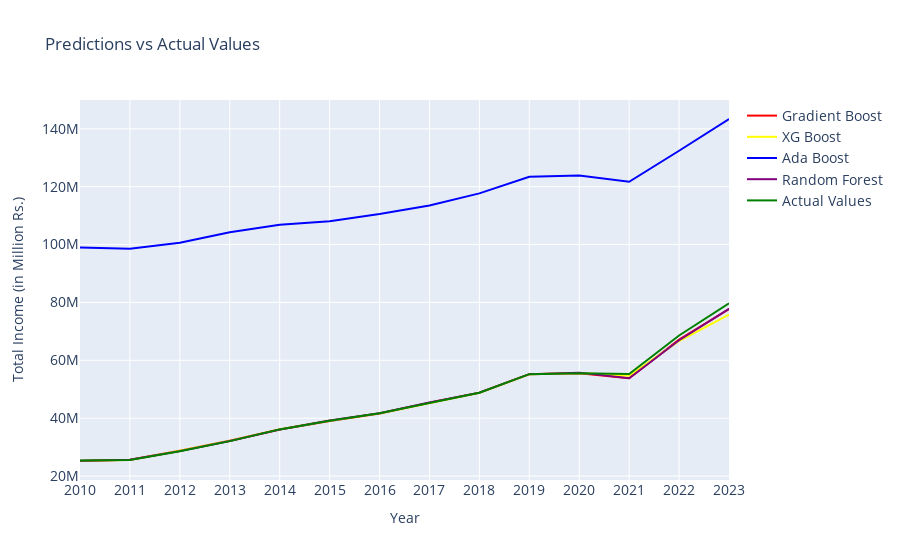

Notebook source saved alongside this figure:
### Code cell
plot_lis=[]
title_lis=['Gradient Boost', 'XG Boost', 'AdaBoost', 'Random Forest']

for pa in plot_df:
    grouped_data = pa.groupby('Year').agg({'Prediction': 'sum', 'Actual Values': 'sum'}).reset_index()
    plot_lis.append(grouped_data)

# Create traces for Prediction and Actual Values
trace_gbr = go.Scatter(x=plot_lis[0]['Year'], y=plot_lis[0]['Prediction'], mode='lines', name='Gradient Boost', line=dict(color='red'))
trace_xgr = go.Scatter(x=plot_lis[1]['Year'], y=plot_lis[1]['Prediction'], mode='lines', name='XG Boost', line=dict(color='yellow'))
trace_ada = go.Scatter(x=plot_lis[2]['Year'], y=plot_lis[2]['Prediction'], mode='lines', name='Ada Boost', line=dict(color='blue'))
trace_rfr = go.Scatter(x=plot_lis[3]['Year'], y=plot_lis[3]['Prediction'], mode='lines', name='Random Forest', line=dict(color='purple'))

trace_actual = go.Scatter(x=plot_lis[0]['Year'], y=plot_lis[0]['Actual Values'], mode='lines', name='Actual Values', line=dict(color='green'))

# Create the figure and specify layout
fig = go.Figure([trace_gbr, trace_xgr, trace_ada, trace_rfr, trace_actual])
fig.update_layout(
    title='Predictions vs Actual Values',
    xaxis=dict(title='Year', tickfont=dict(size=14)),
    yaxis=dict(title='Total Income (in Million Rs.)', tickfont=dict(size=14)),
    legend=dict(font=dict(size=14))
)

### Figure 1 — Plotly figure (JSON) as saved in the notebook; plotly's stock layout.template omitted (floating-point values rounded to 4 significant figures)
{"data": [{"line": {"color": "red"}, "mode": "lines", "name": "Gradient Boost", "type": "scatter", "x": ["2010", "2011", "2012", "2013", "2014", "2015", "2016", "2017", "2018", "2019", "2020", "2021", "2022", "2023"], "y": [25220000.0, 25690000.0, 28780000.0, 32250000.0, 36100000.0, 39000000.0, 41640000.0, 45340000.0, 48780000.0, 55220000.0, 55540000.0, 53810000.0, 67140000.0, 77720000.0]}, {"line": {"color": "yellow"}, "mode": "lines", "name": "XG Boost", "type": "scatter", "x": ["2010", "2011", "2012", "2013", "2014", "2015", "2016", "2017", "2018", "2019", "2020", "2021", "2022", "2023"], "y": [25340602, 25521274, 28770076, 32211780, 36210848, 39145580, 41649480, 45208840, 48762020, 55164556, 55599200, 54635468, 66675812, 75819304]}, {"line": {"color": "blue"}, "mode": "lines", "name": "Ada Boost", "type": "scatter", "x": ["2010", "2011", "2012", "2013", "2014", "2015", "2016", "2017", "2018", "2019", "2020", "2021", "2022", "2023"], "y": [99030000.0, 98520000.0, 100600000.0, 104200000.0, 106800000.0, 108000000.0, 110600000.0, 113500000.0, 117700000.0, 123400000.0, 123800000.0, 121700000.0, 132400000.0, 143400000.0]}, {"line": {"color": "purple"}, "mode": "lines", "name": "Random Forest", "type": "scatter", "x": ["2010", "2011", "2012", "2013", "2014", "2015", "2016", "2017", "2018", "2019", "2020", "2021", "2022", "2023"], "y": [25280000.0, 25620000.0, 28630000.0, 32160000.0, 36110000.0, 39200000.0, 41720000.0, 45430000.0, 48840000.0, 55230000.0, 55750000.0, 53810000.0, 66930000.0, 77810000.0]}, {"line": {"color": "green"}, "mode": "lines", "name": "Actual Values", "type": "scatter", "x": ["2010", "2011", "2012", "2013", "2014", "2015", "2016", "2017", "2018", "2019", "2020", "2021", "2022", "2023"], "y": [25350000.0, 25550000.0, 28610000.0, 32080000.0, 36140000.0, 39150000.0, 41720000.0, 45390000.0, 48820000.0, 55220000.0, 55580000.0, 55300000.0, 68570000.0, 79715396]}], "layout": {"legend": {"font": {"size": 14}}, "title": {"text": "Predictions vs Actual Values"}, "xaxis": {"tickfont": {"size": 14}, "title": {"text": "Year"}}, "yaxis": {"tickfont": {"size": 14}, "title": {"text": "Total Income (in Million Rs.)"}}}}
